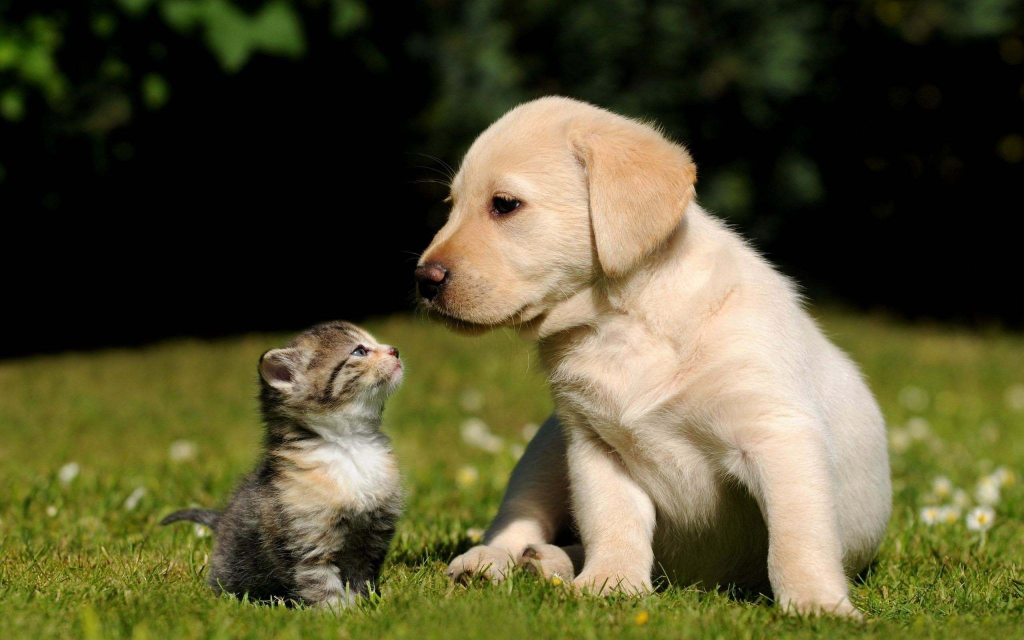
#> input picture images/cat_dog.jpeg, 2048 x 1280 px, found by its file name (shown at 1/2 size)
$ jupyter execute --allow-errors ExplanabilityAI.ipynb   (shell and % lines are left out)   (older library calls are emulated)
#> lines starting #> are read from the running program, lines starting #| are printed output that depends on the picture
#Implementation of CAM (Class Activation Maps) GradCAM (Gradient-weighted Class Activation Maps)

### This is  inspired by the work done [here](https://medium.com/@stepanulyanin/implementing-grad-cam-in-pytorch-ea0937c31e82).

The goal is to visualize which parts of the input image contribute most to the model's decision for a specific class. These two approaches  differ in how they attribute importance to different regions of the input image.

* `CAM`:  uses the learned weight parameters of the final fully connected layer (classifier) to generate the activation map. The activation maps is obtained by doing a weighted combinations of the feature maps (Global Poolin Average).
* `GradCAM`:  takes advantage of the gradients of the predicted class with respect to the feature maps of a convolutional layer. The gradients provide information about how small changes in each pixel of the feature maps affect the final class score.

### Import some Libraries

[cell 1]
import numpy as np
import torch
import torch.nn as nn
import torch.nn.functional as F
import cv2
import matplotlib.pyplot as plt
from torchvision import models, transforms

from torch.utils import data
from torchvision import datasets
from PIL import Image

## Helper funcion

[cell 2]
# [12 lines left out: function load_and_preprocess_image, not called in this run]


def preprocess_image_before_plotting(image_path, use_rgb=True):
#> called with image_path = '/content/cat_dog.jpeg', use_rgb = True
    img = cv2.imread(image_path)
#> img is the input picture: shape (1280, 2048, 3); mean B, G, R 49.5, 82, 85.7
    if use_rgb:
      img = cv2.cvtColor(img, cv2.COLOR_BGR2RGB)
    img = cv2.resize(img, (300, 300))
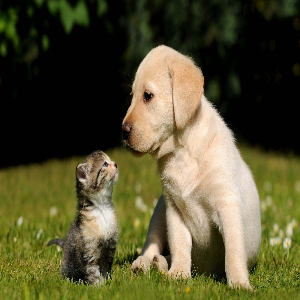
#> img: shape (300, 300, 3); mean R, G, B 85.7, 81.9, 49.4
    img = img.astype(np.float32) / 255.
    return img

### Upload the pre-trained model `Resnet-50`

#> (a cell that did not finish here is left out)

## Define the class **CAM**

[cell 4]
class CAM(nn.Module):

    '''
    This class implement the cam approach to vizualize the salient parts of an image for a class prediction.

    '''

    # [18 lines left out: functions __init__, forward, not called in this run]

### Set the image path and execute the class

[cell 5]
image_path = '/content/cat_dog.jpeg'

#> (a cell that did not finish here is left out)

[cell 7]
# Load the image and preprocess as needed
img = preprocess_image_before_plotting(image_path)

# Resize and preprocess the heatmap
#> (the rest of this cell did not finish here and is left out)

### Display the original image & the associated CAM

#> (a cell that did not finish here is left out)

## Define the class **GradCAM**

[cell 9]
class GradCAM(nn.Module):
    '''
    This class implement the grad-cam approach to vizualize the salient parts of an image for a class prediction.
    Some methods:
    - register_hook() is call  on a tensor x (representing an image) and provide  with the
    function activations_hook() that we want to execute when gradients are computed for x.
    - get_activations_gradient()  returns the stored gradients when needed.

    '''


    # [15 lines left out: function __init__, not called in this run]

    # custom function that will be executed when gradients are computed
    def activations_hook(self, grad):
        self.gradients = grad

    # [10 lines left out: function forward, not called in this run]

    # method to extract the gradient
    def get_activations_gradient(self):
        return self.gradients

    # method to get the last layer of the resnet
    def get_activations(self, x):
        return self.features_conv(x)

#> (a cell that did not finish here is left out)

[cell 11]
# Load the image and preprocess as needed
img = preprocess_image_before_plotting(image_path)
